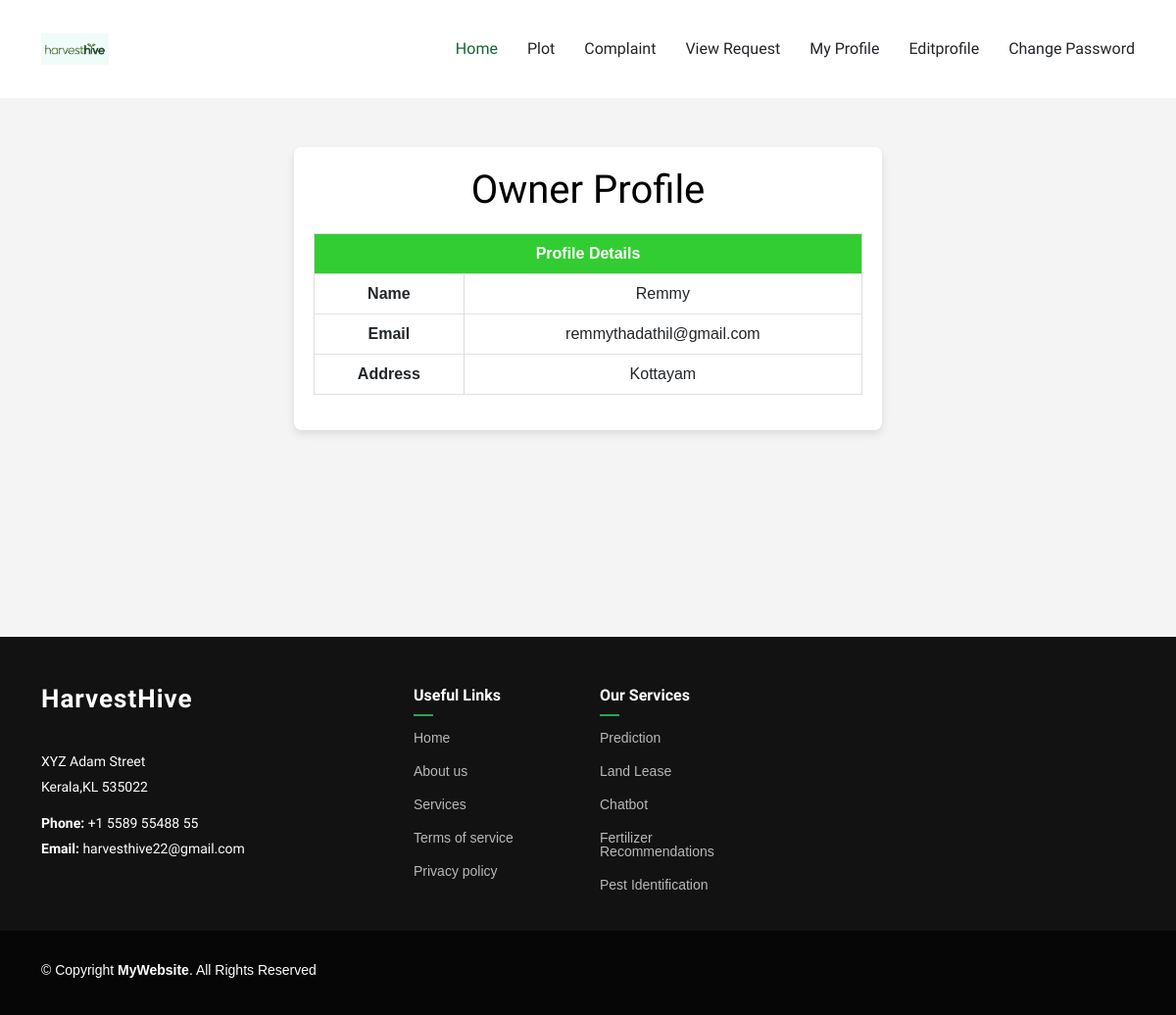
The page /Owner/my/ (signed in) on the database its author committed.
### Guest/models.py (models this page shows)
class tbl_owner(models.Model):
    owner_name=models.CharField(max_length=30)
    owner_email=models.CharField(max_length=30)
    owner_pass=models.CharField(max_length=30)
    owner_address=models.CharField(max_length=30)
    owner_proof=models.FileField(upload_to="Assests/Owner/")

### Owner/views.py (the view)
# urls.py: path('my/',views.myprof,name="myprofile"),
def myprof(request):
    if "oid" in request.session:
        owner=tbl_owner.objects.get(id=request.session['oid'])
        return render(request,'Owner/myprofile.html',{"owner":owner})
    else:
        return redirect("Guest:login")

### Owner/Templates/Owner/myprofile.html (shortened to what this page needs)
{% extends 'Owner/Header.html' %}
{% load static %}
{% block content %}
<!DOCTYPE html>
<html lang="en">
<head>
    <link href="https://cdn.jsdelivr.net/npm/bootstrap@5.3.0/dist/css/bootstrap.min.css" rel="stylesheet">
</head>
<body>
    <div class="profile-container">
        <h1>Owner Profile</h1>
        <form action="" method="post">
            <table class="table table-bordered text-center">
                <thead>
                    <tr>
                        <th colspan="2" class="text-white">Profile Details</th>
                    </tr>
                </thead>
                <tbody>
                    <tr>
                        <td><strong>Name</strong></td>
                        <td>{{ owner.owner_name }}</td>
                    </tr>
                    <tr>
                        <td><strong>Email</strong></td>
                        <td>{{ owner.owner_email }}</td>
                    </tr>
                    <tr>
                        <td><strong>Address</strong></td>
                        <td>{{ owner.owner_address }}</td>
                    </tr>
                </tbody>
            </table>
        </form>
    </div>
</body>
</html>
{% endblock content %}

### Guest/static/Main/assets/css/main.css (style rules this page uses)
:root { --default-font: "Open Sans", system-ui, -apple-system, "Segoe UI", Roboto, "Helvetica Neue", Arial, "Noto Sans", "Liberation Sans", sans-serif, "Apple Color Emoji", "Segoe UI Emoji", "Segoe UI Symbol", "Noto Color Emoji"; --heading-font: "Marcellus", sans-serif; --nav-font: "Marcellus", sans-serif; }
:root { --background-color: #ffffff; --default-color: #212529; --heading-color: #2d465e; --accent-color: #116530; --surface-color: #ffffff; --contrast-color: #ffffff; }
:root { --nav-color: #212529; --nav-hover-color: #116530; --nav-mobile-background-color: #ffffff; --nav-dropdown-background-color: #ffffff; --nav-dropdown-color: #212529; --nav-dropdown-hover-color: #116530; }
:root { scroll-behavior: smooth; }
body { color: var(--default-color); background-color: var(--background-color); font-family: var(--default-font); }
h1, h2, h3, h4, h5, h6 { color: var(--heading-color); font-family: var(--heading-font); }

### Owner/Templates/Owner/myprofile.html (style rules this page uses)
body { font-family: Arial, sans-serif; background-color: #f4f4f4; }
.profile-container { max-width: 600px; margin: 50px auto; background: white; padding: 20px; border-radius: 8px; box-shadow: 0px 4px 8px rgba(0, 0, 0, 0.1); }
h1 { text-align: center; color: black; }
table { width: 100%; border-collapse: collapse; margin-top: 20px; }
th, td { padding: 12px; text-align: center; border: 1px solid #ddd; }
th { background-color: limegreen !important; color: white !important; }
td { background-color: #f9f9f9; }

### rows shown on the page
tbl_owner: owner_name "Remmy", owner_email "remmythadathil@gmail.com", owner_address "Kottayam"
